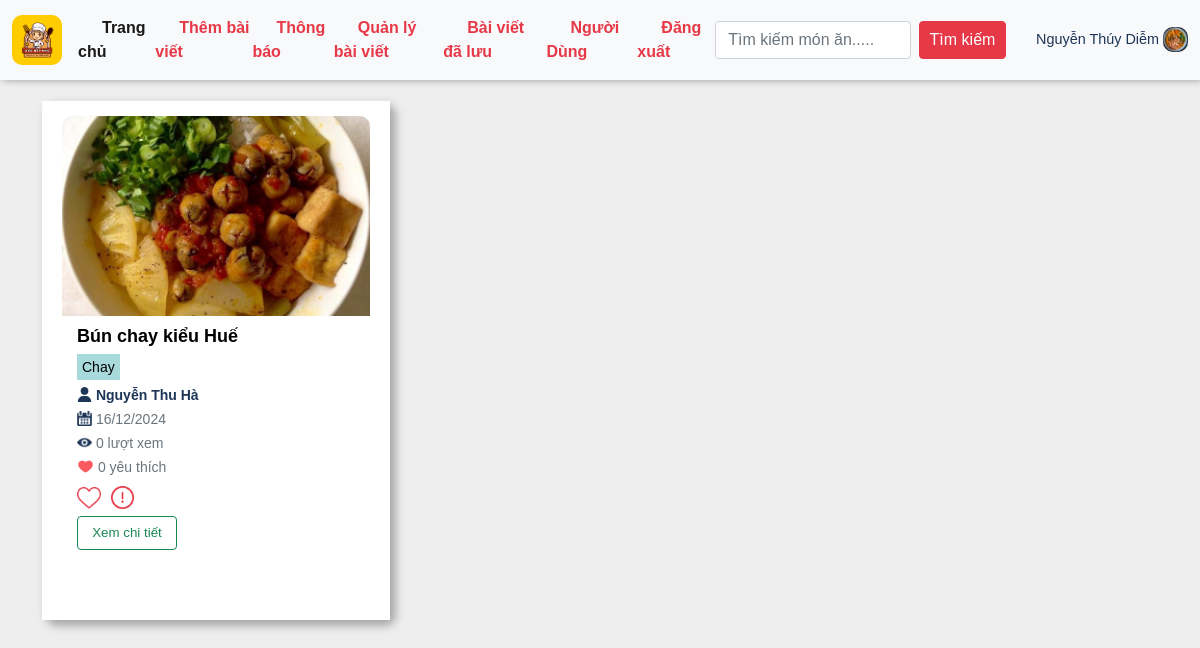
The app's page /recipes/vegetarian/ (signed in) with its own data.
### appfood/models.py (models this page shows, shortened)
class UserProfile(models.Model):
    GENDER_CHOICES = [
        ('T', 'Trai'),
        ('G', 'Gái'),
        ('B', 'Chưa Xác Định'),
    ]
    user = models.OneToOneField(User, on_delete=models.CASCADE)
    birth_date = models.DateField(null=True, blank=True)
    gender = models.CharField(max_length=1, choices=GENDER_CHOICES, null=True, blank=True)
    profile_image = models.ImageField(upload_to='images/', null=True, blank=True)

class Recipe(models.Model):
    title = models.CharField(max_length=100,null=True)
    author = models.ForeignKey('auth.User', on_delete=models.CASCADE)
    introduce = models.CharField(max_length=100,null=True)
    description = models.CharField(max_length=200,null=True)
    created_at = models.DateTimeField(auto_now_add=True)
    views = models.IntegerField(default=0)
    liked_tym = models.ManyToManyField(User, related_name='liked_recipes', blank=True)
    classify = models.ManyToManyField(Classify, related_name='recipes', blank=True)
    reported = models.BooleanField(default=False)
    def total_likes(self):
        return self.liked_tym.count()

class RecipeImage(models.Model):
    recipe = models.ForeignKey(Recipe, related_name='images', on_delete=models.CASCADE)
    image = models.ImageField(upload_to='images/')
    uploaded_at = models.DateTimeField(auto_now_add=True)

class Classify(models.Model):
    name = models.CharField(max_length=100)

### appfood/views.py (the view)
# urls.py: path('recipes/vegetarian/', views.vegetarian, name='vegetarian'),  # Chay
@login_required
def vegetarian(request):
    vegetarian_class = Classify.objects.get(name='Chay')
    vegetarian_recipes = Recipe.objects.filter(classify=vegetarian_class).select_related('author',
                                                                                         'author__userprofile')
    user_profile, created = UserProfile.objects.get_or_create(user=request.user)
    return render(request, 'food/vegetarian.html', {'recipes': vegetarian_recipes, 'user_profile': user_profile})

### appfood/templates/food/vegetarian.html (shortened to what this page needs)
{% extends "appfood/base.html" %}
{%load static%}
{%block vegetarian%}
<link href="https://maxcdn.bootstrapcdn.com/font-awesome/4.3.0/css/font-awesome.min.css" rel="stylesheet">
<main>
    <div class="container">
        <div class="row">
            <div class="row d-flex flex-wrap">
                {% for recipe in recipes %}
            <div class="col-md-4" style="margin-bottom: 25px;">
                            <div class="card">
                                <div class="ibox-content product-box" style="height: 520px;">
                                    {% if recipe.images.first %}
                                    <div class="product" style="height: 170px;">
                                        <img style="height:200px;width: 100%;border-radius: 10px 10px 0px 0px;object-fit:cover;" src="{{ recipe.images.first.image.url }}" alt="">
                                    </div>
                                    {% endif %}
                                    <div class="product-desc" style="padding: 15px;margin-top: 20px;">
                                        <a href="{% url 'detail' recipe.id %}" class="product-name">{{ recipe.title }}</a>
                                            <div style="    margin-bottom: -20px;">
                                                {% for category in recipe.classify.all %}
                                                     <small class="text-muted" style="background: var(--green);color: black !important;padding: 5px;">{{ category.name }}</small>
                                                {% endfor %}
                                            </div>
                                            <br>
                                            <small class="text-muted">
                                                <img style="width:15px;height:15px; margin-bottom:4px; " src="{% static 'img/user.png' %}" alt="">
                                                <b style="color:var(--blue);">
                                                    {% if recipe.author.userprofile %}
                                                     {{ recipe.author.userprofile.user.last_name }} {{ recipe.author.userprofile.user.first_name }}
                                                {% else %}
                                                    {{ recipe.author.username }}
                                                {% endif %}
                                                </b>
                                            </small>
                                            <br>
                                            <small class="text-muted"><img style="width:15px;height:15px; margin-bottom:4px;" src="{% static 'img/calendar.png' %}" alt=""> {{recipe.images.first.uploaded_at|date:"d/m/Y"}}</small>
                                            <br>
                                            <small class="text-muted"><img style="width:15px;height:15px; margin-bottom:4px;" src="{% static 'img/eye.png' %}" alt=""> {{ recipe.views }} lượt xem</small>
                                            <br>
                                            <small class="text-muted"><img style="width:17px;height:17px; margin-bottom:4px;" src="{% static 'img/heart.png' %}" alt=""> {{ recipe.total_likes }} yêu thích</small>
                                            <div class="m-t text-right block-button" style="padding-top: 30px;padding-left: 1%;">
                                                <form method="post" action="{% url 'like_recipe' recipe.id %}">
                                                    <button type="submit" class="btn {% if user in recipe.liked_tym.all %}btn-danger{% else %}btn-primary{% endif %}" style="padding-top: 7px;border: none;background:none;">
                                                        {% if user in recipe.liked_tym.all %}<img style="width:24px;" src="{% static 'img/heartttt.png' %}" alt="">{% else %}<img style="width:24px;" src="{% static 'img/like.png' %}" alt="">{% endif %}
                                                    </button>
                                                </form>
                                                <form method="post" action="{% url 'report_food' recipe.id %}">
                                                    <button type="submit" class="btn btn-outline-danger" style="padding-top: 7px;border: none">
                                                        <img style="width:23px; margin-bottom: 2px;" src="{% static 'img/report.png' %}" alt="">
                                                    </button>
                                                </form>
                                            </div>
                                            <div class="d-flex flex-column"><a href="{% url 'detail_admin' recipe.id %}" class="btn btn-outline-success" style="font-size: 10pt;width:100px;margin-top:5px;">Xem chi tiết</a></div>
                                    </div>
                                </div>
                            </div>
                        </div>
        {% endfor %}
    </div>
            </div>
        </div>
</main>
{% endblock vegetarian%}

### appfood/templates/appfood/base.html (shortened to what this page needs)
{% load static %}
<!DOCTYPE html>
<html lang="en">
<head>
    <link href="https://cdn.jsdelivr.net/npm/bootstrap@5.0.2/dist/css/bootstrap.min.css" rel="stylesheet">
    <link rel="stylesheet" href="{%static 'css/main.css' %}">
    <link rel="stylesheet" href="{%static 'css/fixhome.css' %}">
</head>
<body>
    <header class="header">
        <nav class="navbar navbar-expand-lg navbar-light bg-light">
            <div class="container-fluid">
                <a class="navbar-brand" href="{% url 'home' %}"><img src="{% static 'img/logo.png' %}" alt=""></a>
                <div class="collapse navbar-collapse" id="navbarTogglerDemo02">
                    <ul class="navbar-nav me-auto mb-2 mb-lg-0">
                        <li class="nav-item">
                            <a href="{% url 'home' %}" class="nav-link active" aria-current="page">
                                <svg class="bi me-2" width="16" height="16"><use xlink:href="#speedometer2"></use></svg>Trang chủ
                            </a>
                        </li>
                        <li class="nav-item">
                            <a href="{% url 'postfood' %}" class="nav-link">
                                <svg class="bi me-2" width="16" height="16"><use xlink:href="#speedometer2"></use></svg>Thêm bài viết
                            </a>
                        </li>
                        <li class="nav-item">
                            <a href="{% url 'notifications' %}" class="nav-link">
                                <svg class="bi me-2" width="16" height="16"><use xlink:href="#speedometer2"></use></svg>Thông báo
                            </a>
                        </li>
                        <li class="nav-item">
                            <a href="{% url 'myfood' %}" class="nav-link">
                                <svg class="bi me-2" width="16" height="16"><use xlink:href="#speedometer2"></use></svg>Quản lý bài viết
                            </a>
                        </li>
                        <li class="nav-item">
                            <a href="{% url 'savefood' %}" class="nav-link">
                                <svg class="bi me-2" width="16" height="16"><use xlink:href="#speedometer2"></use></svg>Bài viết đã lưu
                            </a>
                        </li>
                        <li class="nav-item">
                            <a href="{% url 'list_user' %}" class="nav-link">
                                <svg class="bi me-2" width="16" height="16"><use xlink:href="#speedometer2"></use></svg>Người Dùng
                            </a>
                        </li>
                        <li class="nav-item">
                            <a href="{% url 'logout' %}" class="nav-link">
                                <svg class="bi me-2" width="16" height="16"><use xlink:href="#speedometer2"></use></svg>Đăng xuất
                            </a>
                        </li>
                    </ul>
                </div>
                <form class="d-flex"  method=POST action="{% url 'search_title' %}">
                    <input class="form-control me-2" type="search" placeholder="Tìm kiếm món ăn....." name='searched' aria-label="Search">
                    <button class="btn btn-outline-success" type="submit">Tìm kiếm</button>
                </form>
                <a style="margin-left:20px" class="navbar-brand user_name" href="{%url 'page_user'%}"> {{user.last_name}} {{user.first_name}}
                {% if user_profile.profile_image %}
                    <img src="{{ user_profile.profile_image.url }}" alt="Profile Image">
                {% else %}
                    <img src="{% static 'img/user.png' %}" alt="Default Profile Image">
                {% endif %}</a>
            </div>
        </nav>
    </header>
    {% block vegetarian %}{% endblock vegetarian %}
</body>
</html>

### appfood/static/css/main.css (style rules this page uses)
:root { --red: #e73847; --yellow:#ffcc00; --blue:#1d3557; --green:#a8dadb; }
* { margin: 0; padding: 0; box-sizing: border-box; font-family: Arial; font-weight: 400; color: var(--body); }
header { margin-bottom: 10px; position: fixed; top:0; width: 100%; z-index: 100; box-shadow: 3px -1px 8px 0px grey; }
header .navbar-light .navbar-nav .nav-link { color: var(--red); font-weight: 700; font-size: 1em; }
header .navbar .navbar-brand img { width: 50px; height: 50px; border-radius: 10px; }
header .navbar .user_name { color: var(--blue); font-size: 0.9em; margin-right:0px; font-weight: 500; }
header .navbar .user_name img { width: 25px; height: 25px; margin-left: 0px; margin-bottom: 2px; }
header .btn { border-color: var(--red); color: white; width: 140px; background: var(--red); }
main { margin-top: 100px; }
main .card { padding-left: 0; padding-right: 0; border: none; border-radius: 10px; box-shadow: 5px 5px 8px 1px rgba(128, 128, 128, 0.627); }
.navbar-expand-lg .navbar-nav .nav-link { padding-right: 0; padding-left: 0; }

### appfood/static/css/fixhome.css (style rules this page uses)
body { margin-top:20px; background:#eee; }
.product-box { padding: 0; border: 1px solid #e7eaec; }
.product-desc { padding: 20px; position: relative; }
.product-name { font-size: 16px; font-weight: 600; color: #676a6c; display: block; margin: 2px 0 5px 0; }
.ibox-content { background-color: #ffffff; color: inherit; padding: 15px 20px 20px 20px; border-color: #e7eaec; border-image: none; border-style: solid solid none; border-width: 1px 0; }

### appfood/templates/food/vegetarian.html (style rules this page uses)
.product-name { font-size: 18px; font-weight: 600; color: #000000; display: block; margin: 2px 0 5px 0; text-decoration: none; overflow: hidden; text-overflow: ellipsis; display: -webkit-box; -webkit-line-clamp:2; -webkit-box-orient: vertical; }
.block-button { display:flex; padding:0px !important; }
.block-button button { margin-right:-10px; }
button.btn { padding:0; margin-right: 10px; }
body { background:#eee; }

### records on screen
UserProfile: profile_image (picture)
Recipe: images.first.image (picture), title "Bún chay kiểu Huế", author.userprofile.user.last_name "Nguyễn", author.userprofile.user.first_name "Thu Hà", images.first.uploaded_at "16/12/2024", views "0", total_likes "0"
Classify: name "Chay"

### other values on screen
{{ user.last_name }} "Nguyễn Thúy"
{{ user.first_name }} "Diễm"
